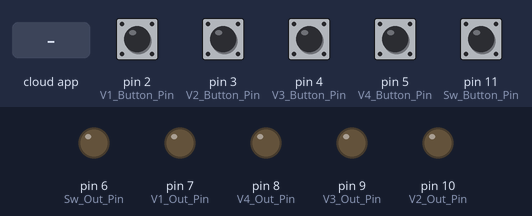
A sketch run on a simulated Arduino Uno, built with avr-gcc and run on an emulated ATmega328P. On the bench: output pins drawn as LEDs (lit = HIGH). The test bench sets the inputs (shaded band); at power-on: pin 2 (V1_Button_Pin), pin 3 (V2_Button_Pin), pin 4 (V3_Button_Pin), pin 5 (V4_Button_Pin), pin 11 (Sw_Button_Pin) LOW. The ROS host is connected and sends only what is stated.

Above: at 1.2 s.
1.3 s: pin 2 (V1_Button_Pin) pulled HIGH for 0.15 s
At 1.37 s:
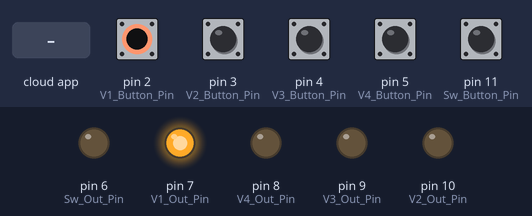
2.9 s: pin 3 (V2_Button_Pin) pulled HIGH for 0.15 s
At 2.97 s:
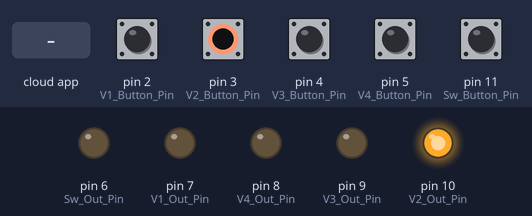
4.5 s: pin 4 (V3_Button_Pin) pulled HIGH for 0.15 s
At 4.57 s:
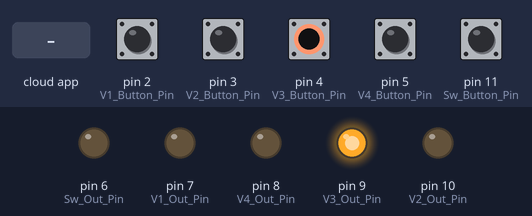
6.1 s: pin 5 (V4_Button_Pin) pulled HIGH for 0.15 s
At 6.17 s:
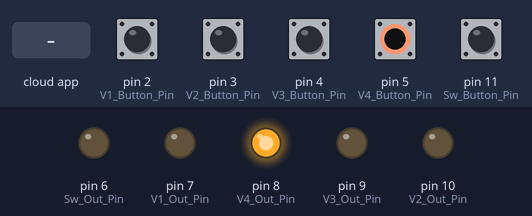
7.7 s: pin 11 (Sw_Button_Pin) pulled HIGH for 0.15 s
At 7.77 s:
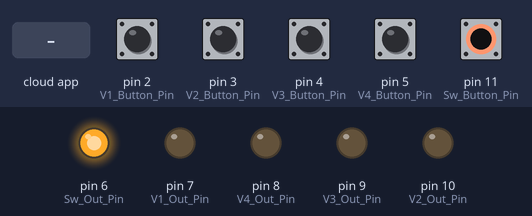
9.3 s: the phone or cloud app sets ROS_Valve_Commands to 1
At 10.2 s:
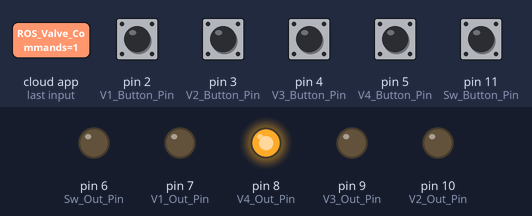
Timing chart, 0 to 11.8 s (numbered marks = the images above; inputs shaded):
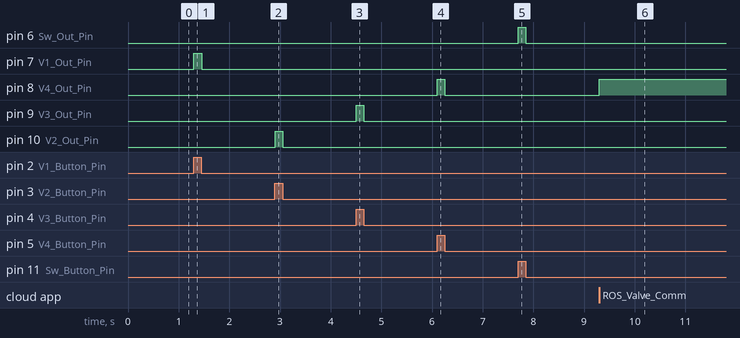

Measured:
- after the input at 1.3 s, pin 7 (V1_Out_Pin): LOW → HIGH at once, → LOW 0.15 s later
- after the input at 2.9 s, pin 10 (V2_Out_Pin): LOW → HIGH at once, → LOW 0.15 s later
- after the input at 4.5 s, pin 9 (V3_Out_Pin): LOW → HIGH at once, → LOW 0.15 s later
- after the input at 6.1 s, pin 8 (V4_Out_Pin): LOW → HIGH at once, → LOW 0.15 s later
- after the input at 7.7 s, pin 6 (Sw_Out_Pin): LOW → HIGH at once, → LOW 0.15 s later
- after the input at 9.3 s, pin 8 (V4_Out_Pin): LOW → HIGH at once

The sketch:

wpi_rbe501_pneumatics.ino
```cpp
/***************************************************
  Worcester Polytechnic Institute
  RBE501 Robot Dynamics, Team 5, Spring 2018
  Daniel Sullivan, Dominic Cupo, Yan Wang
  Haowei Zhao, Brian Wells, Xujie Dou, Lane Tobiason

  Installation Requirements:
  - You must install the rosserial library in your Arduino IDE
  - The board in the Arduino module is an unofficial Arduino Uno

  Designed to interface with four P20381RF pneumatic valves and the
  3.5mm pedal switch jack of the KLT82A.

  This code accepts ROS boolean commands as well as
  five discrete inputs from the controller box. The
  ROS and discrete inputs are OR-ed to produce digital
  outputs for five NPN transistor bases. The states of
  these transistor commands are published to the ROS NODE.

  This code expects a single byte message from ROS that
  encapsulates all commands in the least significant
  five bits as shown in the eaxmple table below.

  Similarly, the code will publish a single byte message of
  the discrete states as the examples presented in the table
  below.

  Binary       Decimal        SW   V1   V2   V3   V4
  --------------------------------------------------
  11111        31             on   on   on   on   on
  10101        21             on   off  on   off  on
  00000        0              off  off  off  off  on
  --------------------------------------------------

 ****************************************************/

// ROS Serial Setup:
#include <ros.h>
#include <std_msgs/Bool.h>
#include <std_msgs/Byte.h>

ros::NodeHandle nh;           // ROS Node handle

// Individual Valve Commands
bool ROS_Sw_Cmd = 0;      // Relay (Pedal) ROS Command
bool ROS_V1_Cmd = 0;      // Valve 1 ROS Command
bool ROS_V2_Cmd = 0;      // Valve 2 ROS Command
bool ROS_V3_Cmd = 0;      // Valve 3 ROS Command
bool ROS_V4_Cmd = 0;      // Valve 4 ROS Command

// ROS Subscriber Callback Function:
void ROS_Cmd_Callback(const std_msgs::Byte& ROS_Cmd_msg) {
  // Perform bit masking to find each valve command
  ROS_Sw_Cmd = ROS_Cmd_msg.data & B10000;
  ROS_V1_Cmd = ROS_Cmd_msg.data & B01000;
  ROS_V2_Cmd = ROS_Cmd_msg.data & B00100;
  ROS_V3_Cmd = ROS_Cmd_msg.data & B00010;
  ROS_V4_Cmd = ROS_Cmd_msg.data & B00001;
}

// Instantiate ROS Subscribers
ros::Subscriber<std_msgs::Byte> ROS_Valve_Sub("ROS_Valve_Commands", &ROS_Cmd_Callback);

// Initialize ROS Publishers
std_msgs::Byte ROS_Status_msg;      // ROS Feedback Message

// Instantiate ROS Publishers
ros::Publisher ROS_Valve_Pub("ROS_Valve_Status", &ROS_Status_msg);

// Button input pins:
const int V1_Button_Pin = 2;   // Valve 1 Manual Button Read Pin
const int V2_Button_Pin = 3;   // Valve 2 Manual Button Read Pin
const int V3_Button_Pin = 4;   // Valve 3 Manual Button Read Pin
const int V4_Button_Pin = 5;   // Valve 4 Manual Button Read Pin
const int Sw_Button_Pin = 11;  // Momentary Push Button Read Pin

// Transistor base pins:
const int V1_Out_Pin = 7;   // Valve 1 Transistor Output Pin
const int V2_Out_Pin = 10;  // Valve 2 Transistor Output Pin
const int V3_Out_Pin = 9;   // Valve 3 Transistor Output Pin
const int V4_Out_Pin = 8;   // Valve 4 Transistor Output Pin
const int Sw_Out_Pin = 6;   // Relay (Pedal Switch) Transistor Output Pin

// Button states (0 == OFF, 1 == ON):
bool V1_Button_State = 0;   // Valve 1 Manual Button State
bool V2_Button_State = 0;   // Valve 2 Manual Button State
bool V3_Button_State = 0;   // Valve 3 Manual Button State
bool V4_Button_State = 0;   // Valve 4 Manual Button State
bool Sw_Button_State = 0;   // Momentary Push Button State

// Output byte msg variable:
byte Output_msg = 0;

void setup() {

  // Serial monitor initialization for debugging
  //Serial.begin(9600);

  // ROS initialization
  nh.initNode();

  // ROS subscribers
  nh.subscribe(ROS_Valve_Sub);

  // ROS advertisers
  nh.advertise(ROS_Valve_Pub);

  // Button pin inputs:
  pinMode(V1_Button_Pin, INPUT);
  pinMode(V2_Button_Pin, INPUT);
  pinMode(V3_Button_Pin, INPUT);
  pinMode(V4_Button_Pin, INPUT);
  pinMode(Sw_Button_Pin, INPUT);

  // Button pin outputs:
  pinMode(V1_Out_Pin, OUTPUT);
  pinMode(V2_Out_Pin, OUTPUT);
  pinMode(V3_Out_Pin, OUTPUT);
  pinMode(V4_Out_Pin, OUTPUT);
  pinMode(Sw_Out_Pin, OUTPUT);
}

void loop() {

  // Update button states
  V1_Button_State = digitalRead(V1_Button_Pin);
  V2_Button_State = digitalRead(V2_Button_Pin);
  V3_Button_State = digitalRead(V3_Button_Pin);
  V4_Button_State = digitalRead(V4_Button_Pin);
  Sw_Button_State = digitalRead(Sw_Button_Pin);

  // Debugging: print button states to serial monitor
  //  - note, when the ROS code is not commented out, serial output will be affected
  /*
  Serial.print("V1: ");
  Serial.print(V1_Button_State);
  Serial.print("     ");
  Serial.print("V2: ");
  Serial.print(V2_Button_State);
  Serial.print("     ");
  Serial.print("V3: ");
  Serial.print(V3_Button_State);
  Serial.print("     ");
  Serial.print("V4: ");
  Serial.print(V4_Button_State);
  Serial.print("     ");
  Serial.print("Sw: ");
  Serial.print(Sw_Button_State);
  Serial.print("     ");
  Serial.print("Output: ");
  Serial.println(Output_msg);
*/
  // Reset the output message:
  Output_msg = 0;

  // Update Relay Switch Command
  if (Sw_Button_State == HIGH || ROS_Sw_Cmd == HIGH) {
    digitalWrite(Sw_Out_Pin, HIGH);
    Output_msg = Output_msg | B10000;
  } else {
    digitalWrite(Sw_Out_Pin, LOW);
  }

  // Update Valve 1 Command
  if (V1_Button_State == HIGH || ROS_V1_Cmd == HIGH) {
    digitalWrite(V1_Out_Pin, HIGH);
    Output_msg = Output_msg | B01000;
  } else {
    digitalWrite(V1_Out_Pin, LOW);
  }

  // Update Valve 2 Command
  if (V2_Button_State == HIGH || ROS_V2_Cmd == HIGH) {
    digitalWrite(V2_Out_Pin, HIGH);
    Output_msg = Output_msg | B00100;
  } else {
    digitalWrite(V2_Out_Pin, LOW);
  }

  // Update Valve 3 Command
  if (V3_Button_State == HIGH || ROS_V3_Cmd == HIGH) {
    digitalWrite(V3_Out_Pin, HIGH);
    Output_msg = Output_msg | B00010;
  } else {
    digitalWrite(V3_Out_Pin, LOW);
  }

  // Update Valve 4 Command
  if (V4_Button_State == HIGH || ROS_V4_Cmd == HIGH) {
    digitalWrite(V4_Out_Pin, HIGH);
    Output_msg = Output_msg | B00001;
  } else {
    digitalWrite(V4_Out_Pin, LOW);
  }

  ROS_Status_msg.data = Output_msg;

  // Publish the status message
 ROS_Valve_Pub.publish( &ROS_Status_msg );

  // Update the ROS Node
  nh.spinOnce();

  // Delay for stability
  delay(1);

}
```
